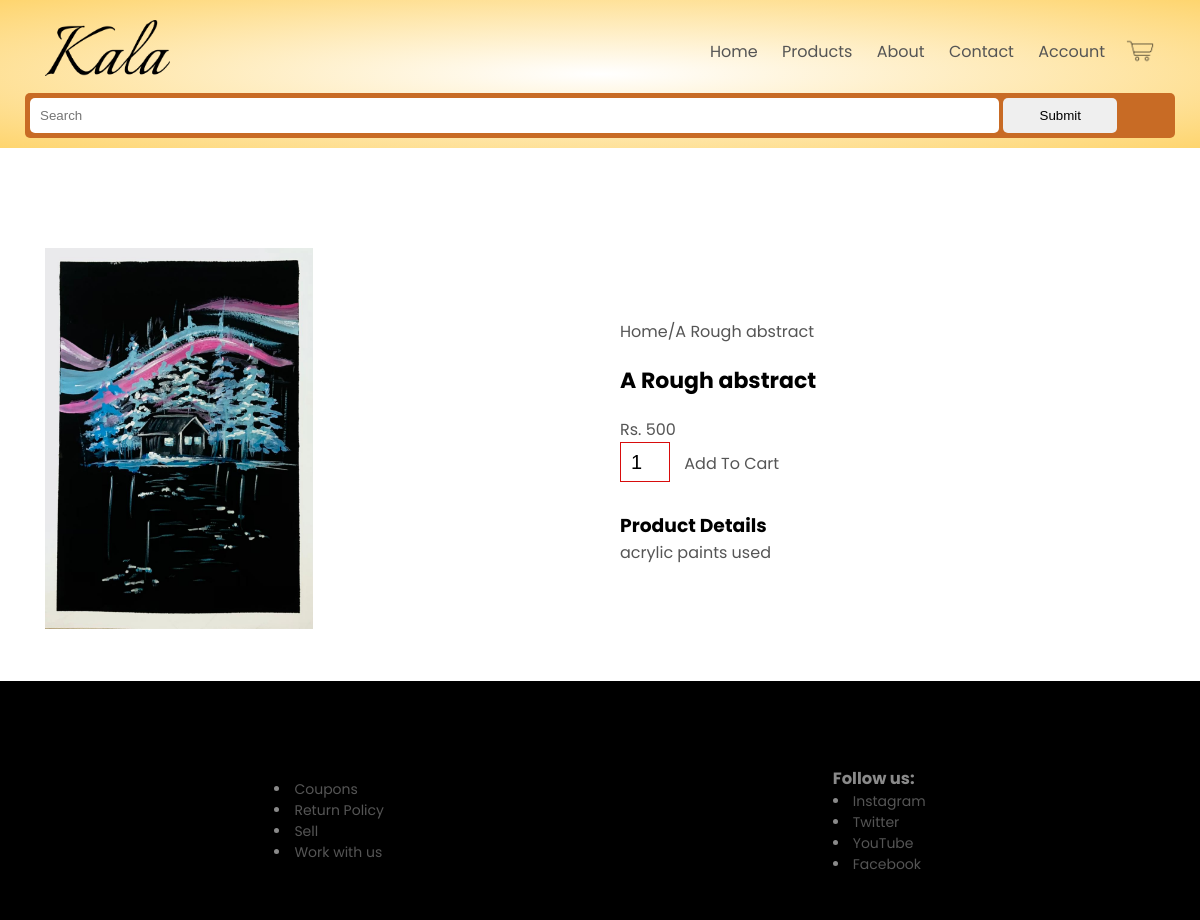
/product/18, run on the app's committed database.
### kala/models.py (models this page shows, shortened)
class Product(models.Model):
    id = models.AutoField
    product_name = models.CharField(max_length = 50)
    category = models.CharField(max_length=50, default='')
    price = models.IntegerField(default = 0)
    desc = models.CharField(max_length = 300)
    pub_date = models.DateField(default=date.today)
    image = models.ImageField(upload_to="static/images",default='')

### kala/views.py (the view)
# urls.py: path('product/<int:prodid>', views.product, name = 'Product'),
def product(request,prodid):
    prod = Product.objects.filter(id=prodid)
    return render(request,'product.html',{'prod':prod[0]})

### templates/product.html (shortened to what this page needs)
{% extends 'basic.html' %}
{% load static %}
{% block body %}
<link rel="stylesheet" href="{% static 'css/styleproduct.css' %}">
<div class="display single-product">
    <div class="row">
        <div class="col-2">
            <img class="img" src="{{prod.image.url}}" width="90%" >
        </div>
        <div class="col-2">
            <p>Home/{{prod.product_name}}</p>
            <h4>{{prod.product_name}}</h4>
            <p>Rs. {{prod.price}}</p>
            <input type="number" value="1">
            <a href="" class="btn">Add To Cart</a>
            <h3><br>Product Details </h3>
            <p>{{prod.desc}}</p>
        </div>
    </div>
</div>
{% endblock %}

### kala/static/css/style.css (style rules this page uses)
* { margin: 0; padding: 0; box-sizing: border-box; }
body { font-family: 'Poppins', sans-serif; }
a { text-decoration: none; color: #555; }
p { color: #555; }

### kala/static/css/styleproduct.css (style rules this page uses)
* { margin: 0; padding: 0; box-sizing: border-box; }
.row { display: flex; align-items: center; flex-wrap: wrap; justify-content: space-around; margin: 25px; column-gap: 0px; }
.col-2 { width: 50%; }
.col-2 img { width: 50%; }
.single-product { margin-top: 80px; }
.single-product .col-2 img { padding:0; }
.single-product .col-2 { padding: 20px; }
.single-product h4 { margin:20px 0; font-size: 22px; font-weight: bold; }
.single-product input { width: 50px; height: 40px; padding-left: 10px; font-size: 20px; margin-right: 10px; border: 1px solid rgb(216, 12, 12); }

### data on the page
Product: image (picture), product_name "A Rough abstract", price "500", desc "acrylic paints used"
